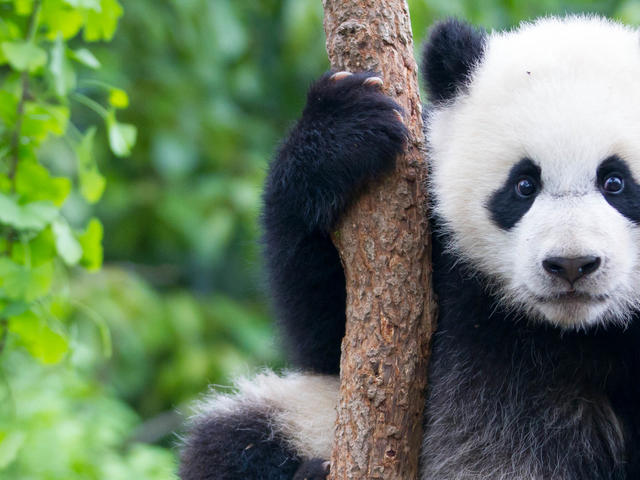
#> input picture photos/panda.jpg, 640 x 480 px
$ jupyter execute 'Lecture 2-3.ipynb'
#> lines starting #> are read from the running program, lines starting #| are printed output that depends on the picture
[cell 1]
print("Hello!!")

[cell 2]
a = 10
b = 12

[cell 3]
id(a)

[cell 4]
id(b)

[cell 5]
a is b

[cell 6]
c = -6

[cell 7]
d = -6

[cell 8]
c is d

[cell 9]
id(c)

[cell 10]
id(d)

[cell 11]
line = "Hello   "

[cell 12]
line[7]

[cell 13]
line[1:4]

[cell 14]
line[::-1]

[cell 15]
first = "ahd"

[cell 16]
sec = "hghh"

[cell 17]
line = "Hello, My name is {}, I'm {} year old"

[cell 18]
line.format("Ekta", "20")

[cell 19]
first = "hello this is ekta mishra and i am from delhi"

[cell 20]
first.capitalize()

[cell 21]
from PIL import Image

[cell 22]
img = Image.open("../photos/panda.jpg")
#> img is the input picture: PIL image 640x480 RGB; mean R, G, B 104.9, 124.2, 96.4

[cell 23]
second = img.resize(size=(100, 60))
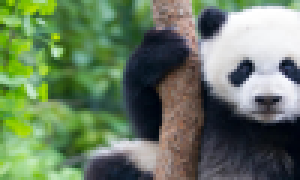
#> second: PIL image 100x60 RGB (shown 3 times larger); mean R, G, B 104.9, 124.2, 96.4


$ run again, with photos/c_anuj.jpg copied over photos/panda.jpg
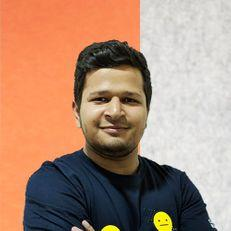
#> input picture photos/c_anuj.jpg, 231 x 231 px
#> img is the input picture: PIL image 231x231 RGB; mean R, G, B 173.6, 139.3, 119.2
#> `second = img.resize(size=(100, 60))`:
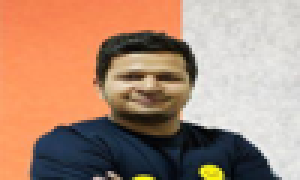
#> second: PIL image 100x60 RGB (shown 3 times larger); mean R, G, B 173.6, 139.3, 119.2

$ run again, with photos/c_badebhayia.jpg copied over photos/panda.jpg
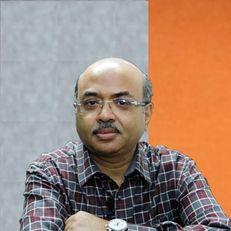
#> input picture photos/c_badebhayia.jpg, 231 x 231 px
#> img is the input picture: PIL image 231x231 RGB; mean R, G, B 162.7, 134.7, 119.7
#> `second = img.resize(size=(100, 60))`:
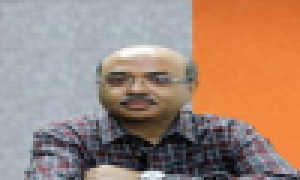
#> second: PIL image 100x60 RGB (shown 3 times larger); mean R, G, B 162.7, 134.7, 119.7

$ run again, with photos/c_rishab.jpg copied over photos/panda.jpg
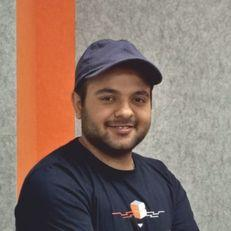
#> input picture photos/c_rishab.jpg, 231 x 231 px
#> img is the input picture: PIL image 231x231 RGB; mean R, G, B 140.6, 117.2, 107.1
#> `second = img.resize(size=(100, 60))`:
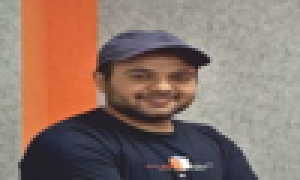
#> second: PIL image 100x60 RGB (shown 3 times larger); mean R, G, B 140.6, 117.2, 107.1
